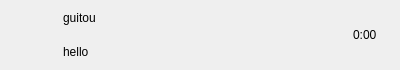
<?xml version="1.0" encoding="UTF-8"?>
<ui version="4.0">
 <class>ChatUserWid</class>
 <widget class="QWidget" name="ChatUserWid">
  <property name="geometry">
   <rect>
    <x>0</x>
    <y>0</y>
    <width>400</width>
    <height>70</height>
   </rect>
  </property>
  <property name="minimumSize">
   <size>
    <width>0</width>
    <height>70</height>
   </size>
  </property>
  <property name="maximumSize">
   <size>
    <width>16777215</width>
    <height>70</height>
   </size>
  </property>
  <property name="windowTitle">
   <string>Form</string>
  </property>
  <layout class="QHBoxLayout" name="horizontalLayout">
   <property name="spacing">
    <number>5</number>
   </property>
   <property name="leftMargin">
    <number>6</number>
   </property>
   <property name="topMargin">
    <number>2</number>
   </property>
   <property name="rightMargin">
    <number>6</number>
   </property>
   <property name="bottomMargin">
    <number>2</number>
   </property>
   <item>
    <widget class="QWidget" name="icon_wid" native="true">
     <property name="minimumSize">
      <size>
       <width>50</width>
       <height>50</height>
      </size>
     </property>
     <property name="maximumSize">
      <size>
       <width>50</width>
       <height>50</height>
      </size>
     </property>
     <layout class="QHBoxLayout" name="horizontalLayout_2" stretch="0">
      <property name="spacing">
       <number>6</number>
      </property>
      <property name="leftMargin">
       <number>0</number>
      </property>
      <property name="topMargin">
       <number>0</number>
      </property>
      <property name="rightMargin">
       <number>0</number>
      </property>
      <property name="bottomMargin">
       <number>0</number>
      </property>
      <item>
       <widget class="QLabel" name="icon_lb">
        <property name="minimumSize">
         <size>
          <width>45</width>
          <height>45</height>
         </size>
        </property>
        <property name="maximumSize">
         <size>
          <width>45</width>
          <height>45</height>
         </size>
        </property>
        <property name="text">
         <string/>
        </property>
       </widget>
      </item>
     </layout>
    </widget>
   </item>
   <item>
    <widget class="QWidget" name="user_info_wid" native="true">
     <layout class="QVBoxLayout" name="verticalLayout">
      <property name="leftMargin">
       <number>2</number>
      </property>
      <property name="topMargin">
       <number>2</number>
      </property>
      <property name="rightMargin">
       <number>2</number>
      </property>
      <property name="bottomMargin">
       <number>2</number>
      </property>
      <item>
       <widget class="QLabel" name="user_name_lb">
        <property name="maximumSize">
         <size>
          <width>140</width>
          <height>16777215</height>
         </size>
        </property>
        <property name="text">
         <string>guitou</string>
        </property>
       </widget>
      </item>
      <item>
       <widget class="QLabel" name="user_chat_lb">
        <property name="minimumSize">
         <size>
          <width>0</width>
          <height>0</height>
         </size>
        </property>
        <property name="maximumSize">
         <size>
          <width>140</width>
          <height>16777215</height>
         </size>
        </property>
        <property name="text">
         <string>hello</string>
        </property>
       </widget>
      </item>
     </layout>
    </widget>
   </item>
   <item>
    <widget class="QWidget" name="time_wid" native="true">
     <property name="minimumSize">
      <size>
       <width>50</width>
       <height>50</height>
      </size>
     </property>
     <property name="maximumSize">
      <size>
       <width>50</width>
       <height>50</height>
      </size>
     </property>
     <layout class="QVBoxLayout" name="verticalLayout_2">
      <item>
       <widget class="QLabel" name="time_lb">
        <property name="text">
         <string>0:00</string>
        </property>
       </widget>
      </item>
     </layout>
    </widget>
   </item>
  </layout>
 </widget>
 <resources/>
 <connections/>
</ui>
